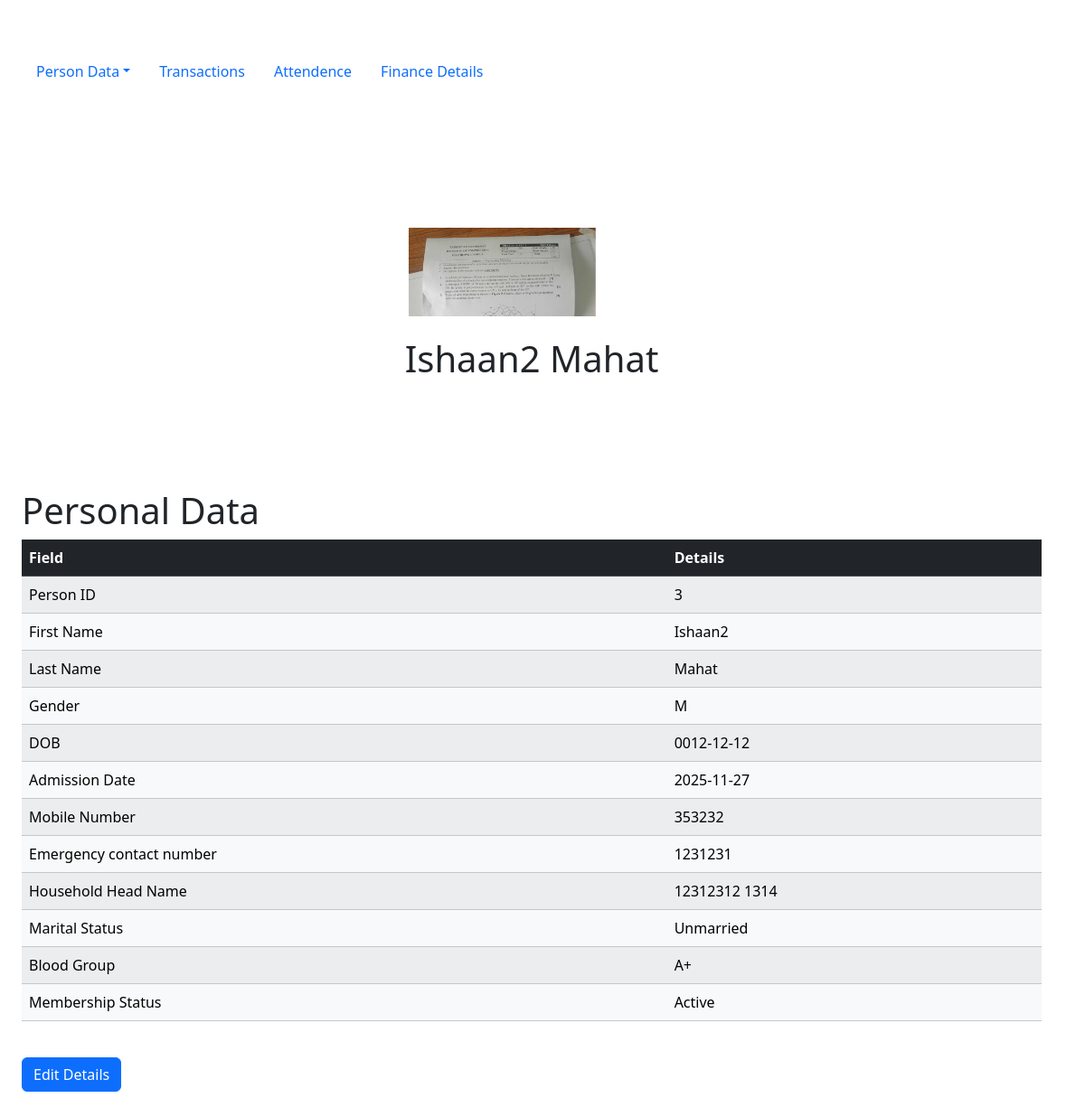
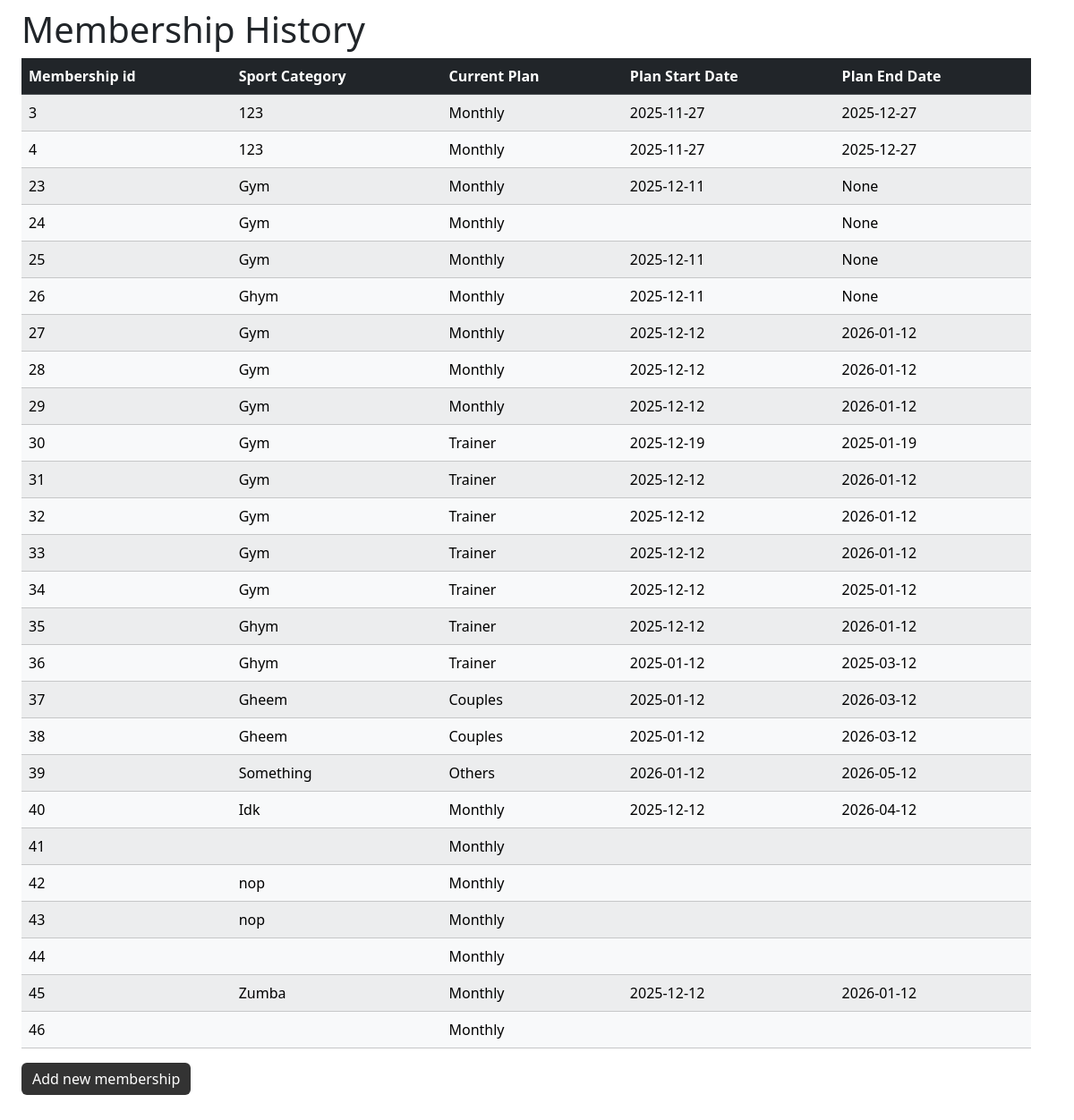
Screenshot of /fetch_data?member_id=3 with the database file from the repository (2 pictures, top to bottom).
### tables this page shows
CREATE TABLE persons(
    person_id INTEGER, /*primary key for  member*/
    first_name TEXT,
    last_name TEXT,
    photo TEXT, /* passport size photo name, which will be stored in /static/uploads */
    gender VARCHAR(1),/* M or F or O (Male, Female, Other) */
    dob DATE,
    temporary_address TEXT,
    permanent_address TEXT,
    mobile_number TEXT,
    occupation TEXT,
    emergency_number TEXT,
    married INTEGER, /* 0 for unmarried 1 for married*/
    blood_group TEXT,
    PRIMARY KEY (person_id) /* Automatically increments the id for new record in the table */
);

CREATE TABLE members(
    member_id INTEGER,
    admission_date DATE,
    household_head_first_name TEXT,
    household_head_last_name TEXT,
    FOREIGN KEY (member_id) REFERENCES persons(person_id)
    PRIMARY KEY(member_id)
);

CREATE TABLE memberships(
    membership_id INTEGER,
    sport_category TEXT,
    current_plan TEXT,
    plan_start_date DATE,
    plan_end_date DATE,
    member_id INTEGER,
    FOREIGN KEY (member_id) REFERENCES members(member_id)
    PRIMARY KEY(membership_id)
);

### app.py (the view)
@app.route("/fetch_data")
def fetch_data():
    id_in_url = request.args.get('member_id')
    details = db.execute("SELECT * FROM persons JOIN members ON persons.person_id = members.member_id WHERE persons.person_id = ?", id_in_url)[0]
    ongoing_plans = db.execute("SELECT * FROM memberships WHERE member_id = ?", id_in_url)
    plan_ongoing = False
    if(len(ongoing_plans) != 0):
        plan_ongoing = True
    return render_template("fetch_data.html", current_page="member_data", details=details, plan_ongoing=plan_ongoing, ongoing_plans=ongoing_plans)

### templates/fetch_data.html (shortened to what this page needs)
{% extends "template.html" %}
{% block body %}
    <div class="container center">
        <br>
        <img src='static/uploads/{{details["photo"]}}' class="profile_photo"/>
    </div>
    <div class="center separate">
        <h1>{{details["first_name"]}} {{details["last_name"]}}</h1>
    </div>
    <h1>Personal Data</h1>
    <table class="table table-striped">
            <thead class="table-dark">
                <tr>
                        <th>Field</th>
                        <th>Details</th>
                </tr>
            </thead>
            <tbody class="table-light">
                    <tr>
                        <td>Person ID</td>
                        <td data-id="{{details['person_id']}}" id="fetched_person_id">{{details["person_id"]}}</td>
                    </tr>
                    <tr>
                        <td>First Name</td>
                        <td>{{details["first_name"]}}</td>
                    </tr>
                    <tr>
                        <td>Last Name</td>
                        <td>{{details["last_name"]}}</td>
                    </tr>
                    <tr>
                        <td>Gender</td>
                        <td>{{details["gender"]}}</td>
                    </tr>
                    <tr>
                        <td>DOB</td>
                        <td>{{details["dob"]}}</td>
                    </tr>
                    <tr>
                        <td>Admission Date</td>
                        <td>{{details["admission_date"]}}</td>
                    </tr>
                     <tr>
                        <td>Mobile Number</td>
                        <td>{{details["mobile_number"]}}</td>
                    </tr>
                     <tr>
                        <td>Emergency contact number</td>
                        <td>{{details["emergency_number"]}}</td>
                    </tr>
                    <tr>
                        <td>Household Head Name</td>
                        <td>{{details["household_head_first_name"]}} {{details["household_head_last_name"]}}</td>
                    </tr>
                     <tr>
                        <td>Marital Status</td>
                        <td>
                            {% if details["married"] %}
                                Married
                            {% else %}
                                Unmarried
                            {% endif %}
                    </tr>
                     <tr>
                        <td>Blood Group</td>
                        <td>{{details["blood_group"]}}</td>
                    </tr>
                    <tr>
                        <td>Membership Status</td>
                        <td>{% if plan_ongoing %} Active {% else %} Inactive {% endif %}</td>
                    </tr>
            </tbody>
    </table>
<br>
    <div id="lbl"><button class="btn btn-primary mb-3 d-flex align-items-center gap-3"> <a href="/edit_data?member_id={{details["person_id"]}}" style="color: inherit; text-decoration: none;">Edit Details</a></button></div>
    {% if plan_ongoing %}
        <h1>Membership History</h1>
        <div>
            <table class="table table-striped">
                <thead class="table-dark">
                    <th>Membership id</th>
                    <th>Sport Category</th>
                    <th>Current Plan</th>
                    <th>Plan Start Date</th>
                    <th>Plan End Date</th>
                </thead>
                <tbody class="table-light" id="membership_list_table">
                    {% for plan in ongoing_plans %}
                    <tr>
                        <td>{{plan.membership_id}}</td>
                        <td>{{plan.sport_category}}</td>
                        <td>{{plan.current_plan}}</td>
                        <td>{{plan.plan_start_date}}</td>
                        <td>{{plan.plan_end_date}}</td>
                    </tr>
                    {% endfor %}
                </tbody>
            </table>
        </div>
    {% endif %}
    <button id="membership_renewer" class="black-button btn btn-primary mb-3 d-flex align-items-center gap-3">Add new membership</button>
{% endblock %}

### static/main.css (style rules this page uses)
body { padding: 1%; }
body { margin: 2% 3% 4% 1%; }
.profile_photo { height: 25%; width: 25%; }
.center { display: flex; align-items: center; justify-content: center; }
.separate { margin-top: 2%; margin-bottom: 10%; }
.black-button { background: #333; border: #333; }

### rows the page displays
persons: photo (picture), first_name "Ishaan2", last_name "Mahat", person_id "3", gender "M", dob "0012-12-12", mobile_number "353232", emergency_number "1231231", blood_group "A+"
members: admission_date "2025-11-27", household_head_first_name "12312312", household_head_last_name "1314"
memberships: membership_id "3", sport_category "123", current_plan "Monthly", plan_start_date "2025-11-27", plan_end_date "2025-12-27"
memberships: membership_id "4", sport_category "123", current_plan "Monthly", plan_start_date "2025-11-27", plan_end_date "2025-12-27"
memberships: membership_id "23", sport_category "Gym", current_plan "Monthly", plan_start_date "2025-12-11", plan_end_date "None"
memberships: membership_id "24", sport_category "Gym", current_plan "Monthly", plan_end_date "None"
memberships: membership_id "25", sport_category "Gym", current_plan "Monthly", plan_start_date "2025-12-11", plan_end_date "None"
memberships: membership_id "26", sport_category "Ghym", current_plan "Monthly", plan_start_date "2025-12-11", plan_end_date "None"
memberships: membership_id "27", sport_category "Gym", current_plan "Monthly", plan_start_date "2025-12-12", plan_end_date "2026-01-12"
memberships: membership_id "28", sport_category "Gym", current_plan "Monthly", plan_start_date "2025-12-12", plan_end_date "2026-01-12"
memberships: membership_id "29", sport_category "Gym", current_plan "Monthly", plan_start_date "2025-12-12", plan_end_date "2026-01-12"
memberships: membership_id "30", sport_category "Gym", current_plan "Trainer", plan_start_date "2025-12-19", plan_end_date "2025-01-19"
memberships: membership_id "31", sport_category "Gym", current_plan "Trainer", plan_start_date "2025-12-12", plan_end_date "2026-01-12"
memberships: membership_id "32", sport_category "Gym", current_plan "Trainer", plan_start_date "2025-12-12", plan_end_date "2026-01-12"
memberships: membership_id "33", sport_category "Gym", current_plan "Trainer", plan_start_date "2025-12-12", plan_end_date "2026-01-12"
memberships: membership_id "34", sport_category "Gym", current_plan "Trainer", plan_start_date "2025-12-12", plan_end_date "2025-01-12"
memberships: membership_id "35", sport_category "Ghym", current_plan "Trainer", plan_start_date "2025-12-12", plan_end_date "2026-01-12"
memberships: membership_id "36", sport_category "Ghym", current_plan "Trainer", plan_start_date "2025-01-12", plan_end_date "2025-03-12"
memberships: membership_id "37", sport_category "Gheem", current_plan "Couples", plan_start_date "2025-01-12", plan_end_date "2026-03-12"
memberships: membership_id "38", sport_category "Gheem", current_plan "Couples", plan_start_date "2025-01-12", plan_end_date "2026-03-12"
memberships: membership_id "39", sport_category "Something", current_plan "Others", plan_start_date "2026-01-12", plan_end_date "2026-05-12"
memberships: membership_id "40", sport_category "Idk", current_plan "Monthly", plan_start_date "2025-12-12", plan_end_date "2026-04-12"
memberships: membership_id "41", current_plan "Monthly"
memberships: membership_id "42", sport_category "nop", current_plan "Monthly"
memberships: membership_id "43", sport_category "nop", current_plan "Monthly"
memberships: membership_id "44", current_plan "Monthly"
memberships: membership_id "45", sport_category "Zumba", current_plan "Monthly", plan_start_date "2025-12-12", plan_end_date "2026-01-12"
memberships: membership_id "46", current_plan "Monthly"
